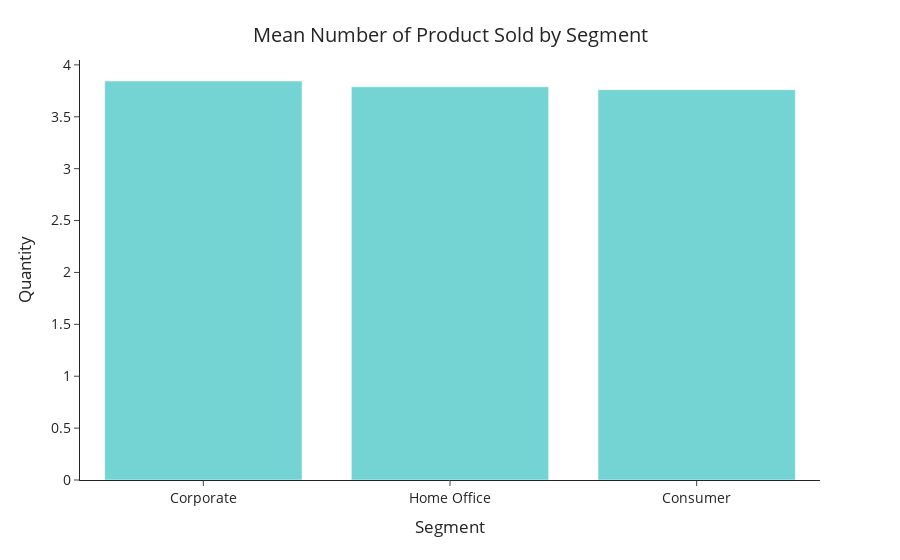

The notebook cell saved with this chart:
### Code cell
## CREATE NEW TABLE
# group by category
mean_quantity_per_segment = data[['Segment', 'Quantity']].groupby('Segment').mean()

# sort values by Sales
mean_quantity_per_segment.sort_values(by='Quantity', ascending=False, inplace=True)

## PLOT
# bar chart
fig = px.bar(x = mean_quantity_per_segment.index,
             y = mean_quantity_per_segment['Quantity'],
             template = 'simple_white', color_discrete_sequence = [colors[2]])

#Set Title and x/y axis labels
fig.update_layout(
    xaxis_title="Segment",
    yaxis_title="Quantity",
    showlegend = False,
    font = dict(
            size = 14
            ),    
    title={
        'text': "Mean Number of Product Sold by Segment",
        'y':0.95,
        'x':0.5
        }
    )

fig.show()

### Figure 1 — Plotly figure (JSON) as saved in the notebook; plotly's stock layout.template omitted (floating-point values rounded to 4 significant figures)
{"data": [{"alignmentgroup": "True", "hovertemplate": "x=%{x}<br>y=%{y}<extra></extra>", "legendgroup": "", "marker": {"color": "#73D4D3", "pattern": {"shape": ""}}, "name": "", "offsetgroup": "", "orientation": "v", "showlegend": false, "textposition": "auto", "type": "bar", "x": ["Corporate", "Home Office", "Consumer"], "xaxis": "x", "y": [3.845, 3.789, 3.761], "yaxis": "y"}], "layout": {"barmode": "relative", "font": {"size": 14}, "legend": {"tracegroupgap": 0}, "margin": {"t": 60}, "showlegend": false, "title": {"text": "Mean Number of Product Sold by Segment", "x": 0.5, "y": 0.95}, "xaxis": {"anchor": "y", "domain": [0, 1], "title": {"text": "Segment"}}, "yaxis": {"anchor": "x", "domain": [0, 1], "title": {"text": "Quantity"}}}}
